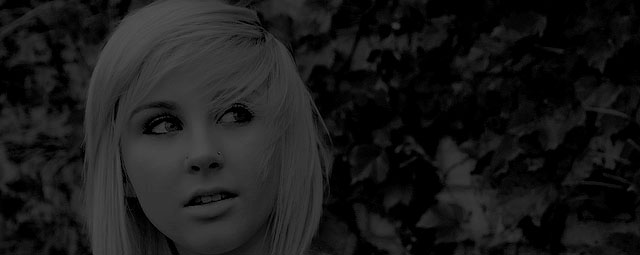
%> input picture assignment1/2/data/girl.jpg, 640 x 255 px
$ octave --eval "result = myLinearContrastStretching('../data/girl.jpg');"   (GNU Octave 9; MATLAB toolbox functions it lacks are replaced by stand-ins)
%> lines starting %> are read from the running program, lines starting %| are printed output that depends on the picture
function B = myLinearContrastStretching(s)
%> called with s = '../data/girl.jpg'
    A = imread(s);
%> A is the input picture: size 255x640x3 uint8; min 0, max 88, mean 26.1
    B = A;
    for i=1:1:size(A,3)
        maxm = max(max(A(:,:,i)));
        minm = min(min(A(:,:,i)));
        B(:,:,i) = (A(:,:,i) - minm)*(255/(maxm-minm));
    end
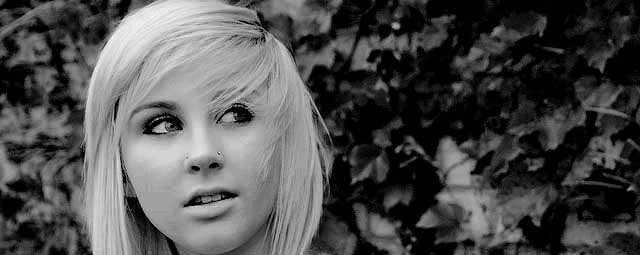
%> B: size 255x640x3 uint8; min 0, max 255, mean 78.2
end
